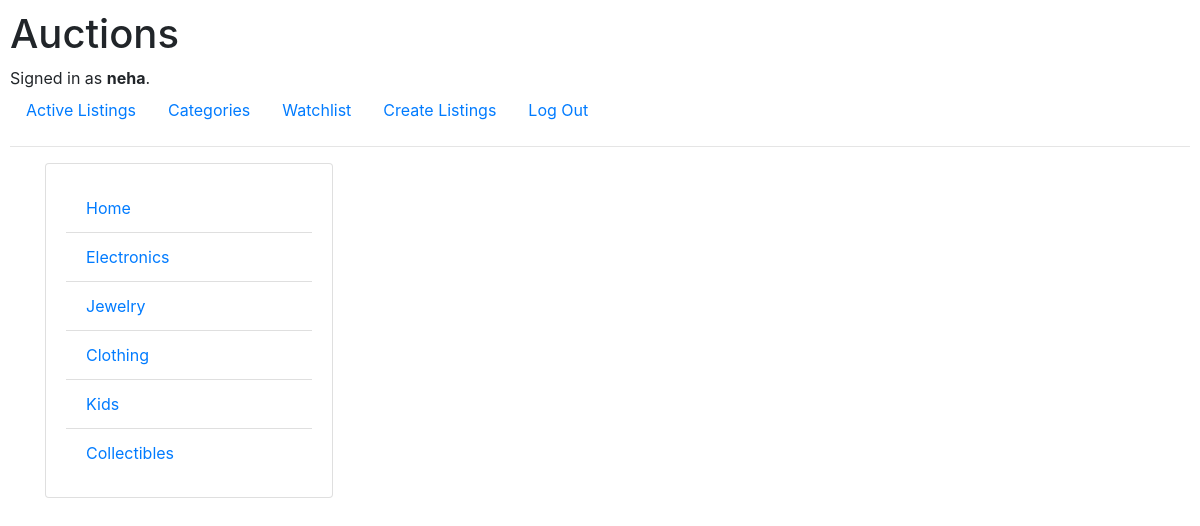
The app's page /category (signed in) with its own data.
### auctions/models.py (models this page shows, shortened)
class User(AbstractUser):
    """
    Creates User model
    """

class Category(models.Model):
    category = models.CharField(max_length=20)

### auctions/views.py (the view)
# urls.py: path("category", views.category, name="category"),
def category(request):
    try:
        categories = Category.objects.values_list()
        category = [row[1] for row in categories]
        return render(request, "auctions/categories.html", {
            "categories": category
        })
    except:
        return render(request, "auctions/message_banner.html", {
                "message": "Sorry categories could not be retrieved, \
                    please try again !!"
            })

### auctions/templates/auctions/categories.html
{% extends "auctions/layout.html" %}
{% block body %}
<div class="container">
<div class="card card-body" style="width: 18rem;">
    <ul class="list-group list-group-flush">
        {% for category in categories %}
        <li class="list-group-item"><a href="{% url 'auctions:categorylisting' category %}">
            {{ category }}</a></li>
        {% endfor %}
    </ul>
  </div>
</div>
{% endblock %}

### auctions/templates/auctions/layout.html (shortened to what this page needs)
{% load static %}
<!DOCTYPE html>
<html lang="en">
    <head>
        <link rel="stylesheet" href="https://stackpath.bootstrapcdn.com/bootstrap/4.4.1/css/bootstrap.min.css">
        <link href="{% static 'auctions/styles.css' %}" rel="stylesheet">
    </head>
    <body>
        <h1>Auctions</h1>
        <div>
            {% if user.is_authenticated %}
                Signed in as <strong>{{ user.username }}</strong>.
            {% else %}
                Not signed in.
            {% endif %}
        </div>
        <ul class="nav">
            <li class="nav-item">
                <a class="nav-link" href="{% url 'auctions:index' %}">Active Listings</a>
            </li>
            <li class="nav-item">
                <a class="nav-link" href="{% url 'auctions:category' %}">Categories</a>
            </li>
            {% if user.is_authenticated %}
                <li class="nav-item">
                    <a class="nav-link" href="{% url 'auctions:watchlist' %}">Watchlist</a>
                </li>
                <li class="nav-item">
                    <a class="nav-link" href="{% url 'auctions:createlisting' %}">Create Listings</a>
                </li>
                <li class="nav-item">
                    <a class="nav-link" href="{% url 'auctions:logout' %}">Log Out</a>
                </li>
            {% endif %}
        </ul>
        <hr>
        {% block body %}
        {% endblock %}
    </body>
</html>

### auctions/static/auctions/styles.css (style rules this page uses)
body { padding: 10px; }

### records on screen
User: username "neha"
Category: categories "Home"
Category: categories "Electronics"
Category: categories "Jewelry"
Category: categories "Clothing"
Category: categories "Kids"
Category: categories "Collectibles"
